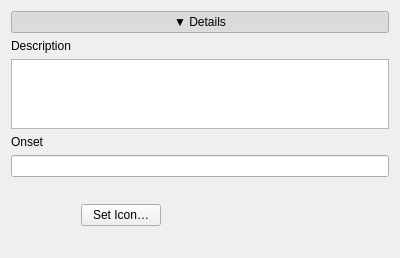
<?xml version="1.0" encoding="UTF-8"?>
<ui version="4.0">
 <class>editor_EffectHeader</class>
 <widget class="QWidget" name="editor_EffectHeader">
  <property name="geometry">
   <rect>
    <x>0</x>
    <y>0</y>
    <width>400</width>
    <height>120</height>
   </rect>
  </property>
  <property name="sizePolicy">
   <sizepolicy hsizetype="Preferred" vsizetype="Preferred">
    <horstretch>0</horstretch>
    <verstretch>0</verstretch>
   </sizepolicy>
  </property>
  <property name="windowTitle">
   <string>Form</string>
  </property>
  <layout class="QVBoxLayout" name="verticalLayout">
   <item>
    <widget class="QPushButton" name="DetailsToggle">
     <property name="text">
      <string>▼ Details</string>
     </property>
     <property name="checkable">
      <bool>true</bool>
     </property>
     <property name="checked">
      <bool>true</bool>
     </property>
     <property name="flat">
      <bool>true</bool>
     </property>
    </widget>
   </item>
   <item>
    <widget class="QWidget" name="DetailsContainer" native="true">
     <layout class="QVBoxLayout" name="DetailsLayout">
      <property name="leftMargin">
       <number>0</number>
      </property>
      <property name="topMargin">
       <number>0</number>
      </property>
      <property name="rightMargin">
       <number>0</number>
      </property>
      <property name="bottomMargin">
       <number>0</number>
      </property>
      <item>
       <widget class="QLabel" name="DescriptionLabel">
        <property name="text">
         <string>Description</string>
        </property>
       </widget>
      </item>
      <item>
       <widget class="QPlainTextEdit" name="DescriptionInput">
        <property name="sizePolicy">
         <sizepolicy hsizetype="Expanding" vsizetype="Preferred">
          <horstretch>0</horstretch>
          <verstretch>0</verstretch>
         </sizepolicy>
        </property>
        <property name="lineWrapMode">
         <enum>QPlainTextEdit::WidgetWidth</enum>
        </property>
       </widget>
      </item>
      <item>
       <widget class="QLabel" name="OnsetLabel">
        <property name="text">
         <string>Onset</string>
        </property>
       </widget>
      </item>
      <item>
       <widget class="QLineEdit" name="OnsetInput"/>
      </item>
      <item>
       <layout class="QHBoxLayout" name="IconLayout">
        <item>
         <widget class="QLabel" name="IconPreview">
          <property name="minimumSize">
           <size>
            <width>64</width>
            <height>64</height>
           </size>
          </property>
          <property name="maximumSize">
           <size>
            <width>64</width>
            <height>64</height>
           </size>
          </property>
          <property name="text">
           <string/>
          </property>
          <property name="scaledContents">
           <bool>true</bool>
          </property>
         </widget>
        </item>
        <item>
         <widget class="QPushButton" name="SetIconButton">
          <property name="text">
           <string>Set Icon…</string>
          </property>
         </widget>
        </item>
        <item>
         <spacer name="IconSpacer">
          <property name="orientation">
           <enum>Qt::Horizontal</enum>
          </property>
          <property name="sizeHint" stdset="0">
           <size>
            <width>40</width>
            <height>20</height>
           </size>
          </property>
         </spacer>
        </item>
       </layout>
      </item>
     </layout>
    </widget>
   </item>
  </layout>
 </widget>
 <resources/>
 <connections/>
</ui>
